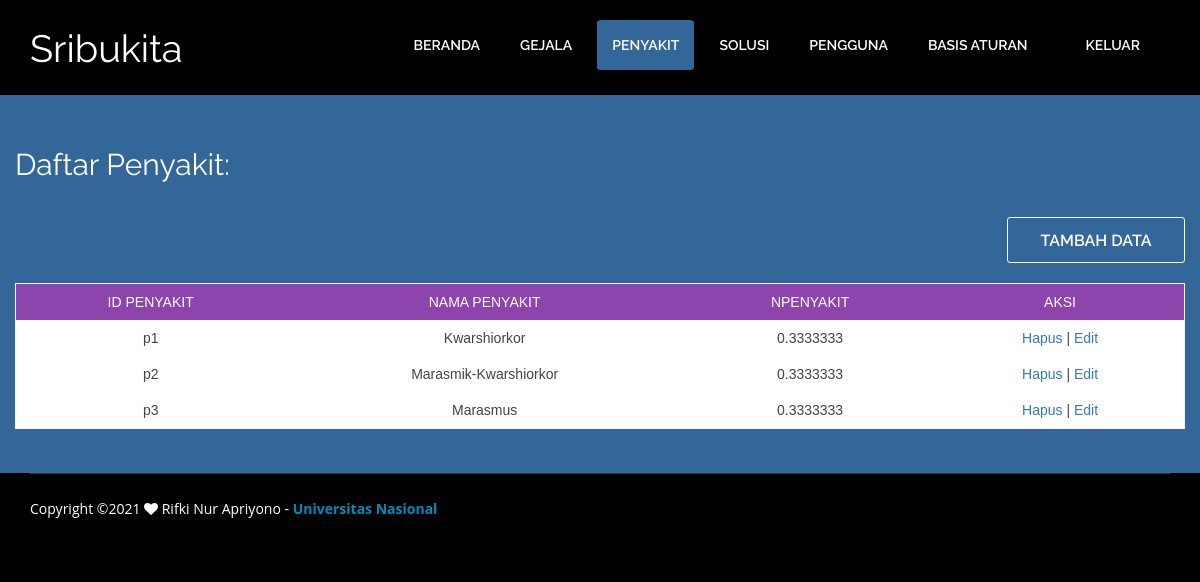
Screenshot of /admin/penyakit.php (signed in) with the database file from the repository.
### tables this page shows
CREATE TABLE `daftar_penyakit` (
  `id_penyakit` varchar(10) DEFAULT NULL,
  `nama_penyakit` varchar(50) DEFAULT NULL,
  `npenyakit` double DEFAULT NULL
);

### admin/penyakit.php (the view, shortened to what this page needs)
<!doctype html>
<?php include_once '../config.php'; ?>
<html style="background:#000;">
<head>
    <link href="../css/bootstrap.min.css" rel="stylesheet" type="text/css">
    <link href="../css/style.css" rel="stylesheet" type="text/css">
    <link href="../css/table.css" rel="stylesheet" type="text/css">
    <link href="../css/font-awesome.css" rel="stylesheet" type="text/css">
    <link href="../css/animate.css" rel="stylesheet" type="text/css">
</head>
<body>
<header id="header_wrapper">
<div class="container">
<div class="header_box">
    <div class="logo">
    <h2 class="ff">Sribukita</h2></div>
<nav class="navbar navbar-inverse" role="navigation">
<div id="main-nav" class="collapse navbar-collapse navStyle">
    <ul class="nav navbar-nav" id="mainNav">
        <li><a href="index.php">Beranda</a></li>
        <li><a href="gejala.php">Gejala</a></li>
        <li class="active"><a href="#">Penyakit</a></li>
        <li><a href="solusi.php">Solusi</a></li>
        <li><a href="pengguna.php">Pengguna</a></li>
        <li><a href="basis_aturan.php">Basis Aturan</a></li>
        <li><a href="../keluar.php">Keluar</a></li>
    </ul>
</div>
</nav>
</div>
</div>
</header>
<section id="beranda" class="top_cont_outer">
<div class="hero_wrapper">
<div class="container">
<div class="beranda">
<div class="row">
<div>
<div class="top_left_cont zoomIn wow animated">
    <h2>Daftar Penyakit:</h2>
    <div align="right"><a href="pen_tambah.php" class="read_more2">TAMBAH DATA</a></div>
    <br>
		<?php
        $sql = 'SELECT * FROM daftar_penyakit';
        $query = mysqli_query($con, $sql);
        echo '<table class="table1">
		<thead>
			<tr>
				<th>ID PENYAKIT</th>
				<th>NAMA PENYAKIT</th>
				<th>NPENYAKIT</th>
				<th>AKSI</th>
			</tr>
		</thead>
		<tbody>';
        while ($row = mysqli_fetch_array($query)){
        echo '<tr>
			<td>'.$row['id_penyakit'].'</td>
			<td>'.$row['nama_penyakit'].'</td>
			<td>'.$row['npenyakit'].'</td>
			<td>
            <a href="pen_hapus.php?id_penyakit='.$row['id_penyakit'].'">Hapus</a> |
            <a href="pen_edit.php?id_penyakit='.$row['id_penyakit'].'">Edit</a>
            </td>
		</tr>';
        }
        echo '
        </tbody>
        </table>';
        ?>
</div>
</div>
</div>
</div>
</div>
</div>
</section>
<footer class="footer_wrapper" id="contact_periksa">
<div class="container">
<div class="footer_bottom">
    Copyright ©<?php echo date("Y"); ?> <i class="fa fa-heart pulse"></i> Rifki Nur Apriyono - <b><a style="color: #008cba" href="https://www.unas.ac.id/" target="_blank">Universitas Nasional</a></b>
</div>
</div>
</footer>
</body>
</html>

### css/style.css (style rules this page uses)
ul { list-style: none; }
a, a:hover, a:active { outline: 0px !important; }
body { font-family: 'Open Sans', sans-serif; font-size: 14px; font-weight: normal; color: #fff; margin: 0; }
h2 { font-size: 38px; color: #000000; font-family: 'Raleway', sans-serif; font-weight: normal; margin: 0px 0 25px 0; text-align: center; }
#header_wrapper { background: #000; padding: 20px 0px 0px 0px; }
.header_box { position: relative; }
.logo { float: left; margin-top: 8px; position: relative; z-index: 2; }
.navbar-inverse { background-color: transparent; border-color: transparent; }
.navbar { border: 0px solid #fff; min-height: 40px; margin-bottom: 0px; }
.navbar-inverse .navbar-nav > li > a { color: #FFF; }
.navStyle { float: right; }
.navStyle ul { list-style: none; padding: 0px; }
.navStyle ul li { display: inline-block; margin: 0 5px; }
.navStyle ul li:first-child { ; }
.navStyle ul li:last-child { margin: 0 0 0 23px; }
.navStyle ul li a { display: block; font-size: 14px; color: #000000; font-family: 'Raleway', sans-serif; text-decoration: none; text-transform: uppercase; font-weight: 600; transition: all 0.2s ease-in-out; -moz-transition: all 0.2s ease-in-out; -webkit-transition: all 0.2s ease-in-out; }
.navbar-inverse .navbar-nav > .active > a, .navbar-inverse .navbar-nav > .active > a:hover, .navbar-inverse .navbar-nav > .active > a:focus { color: #fff; background-color: #336699; border-radius:5%; }
.top_cont_outer { background: #336699; position: relative; }
.beranda { position: relative; }
.top_left_cont { padding: 44px 0; }
.top_left_cont h2 { font-size: 30px; color: #FFF; line-height: 52px; margin: 0 0 26px 0; font-family: 'Raleway', sans-serif; text-align: justify; }
a.read_more2 { font-family: 'Raleway', sans-serif; display: block; font-size: 16px; width: 178px; height: 46px; line-height: 46px; border-radius: 3px; text-align: center; text-transform: uppercase; font-weight: 600; transition: all 0.2s ease-in-out; -moz-transition: all 0.2s ease-in-out; -webkit-transition: all 0.2s ease-in-out; background: transparent; color: #fff; border: 1px solid #fff; }
.footer_wrapper { background: #000000; }
.footer_bottom { border-top: 1px solid #3C3A3A; padding: 25px 0; }
#contact_periksa { padding: 0px 0 10px; }

### css/table.css (style rules this page uses)
.table1 { font-family: sans-serif; color: #444; border-collapse: collapse; width: 100%; border: 1px solid #f2f5f7; }
.table1 tr th { background: #8e44ad; color: #fff; font-weight: normal; }
.table1, th, td { background: #fff; color: #444; padding: 8px 20px; text-align: center; }
.table1 tr:nth-child(even) { background-color: #f2f2f2; }

### admin/penyakit.php (style rules this page uses)
.ff { color: #fff; }

### rows the page displays
daftar_penyakit: id_penyakit "p1", nama_penyakit "Kwarshiorkor", npenyakit "0.3333333"
daftar_penyakit: id_penyakit "p2", nama_penyakit "Marasmik-Kwarshiorkor", npenyakit "0.3333333"
daftar_penyakit: id_penyakit "p3", nama_penyakit "Marasmus", npenyakit "0.3333333"
